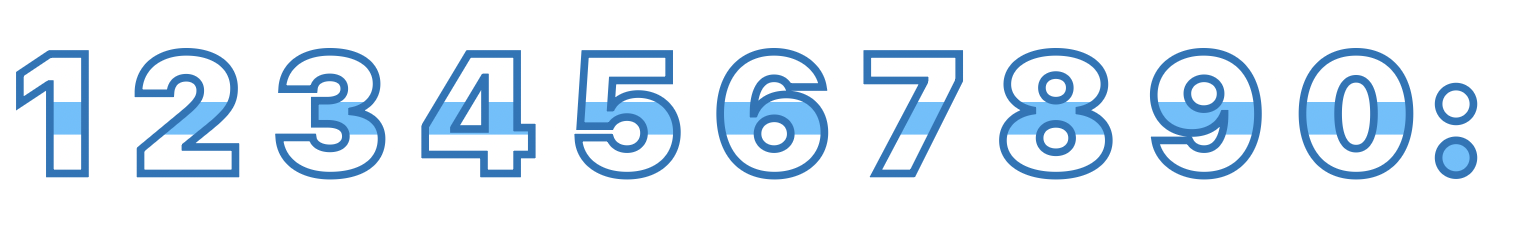
#> input picture images/drafts/digits_2.png, 1518 x 240 px
$ python extract_digits.py ../../images/drafts/digits_2.png
#> lines starting #> are read from the running program, lines starting #| are printed output that depends on the picture; after the words box and inside, x2 and y2 are one past the last pixel; in counts of white or black regions, pixels touching at a corner belong together
#> in main, sheet is the input picture: PIL image 1518x240 RGBA; mean R, G, B, A 224, 235.3, 245.6, 255
#!/usr/bin/env python3
"""
Extracts the time-digit glyphs from images/drafts/digits_2.png (a
1518x240 single-row sheet: 1 2 3 4 5 6 7 8 9 0 :) into digit_0.png ..
digit_9.png and colon.png.

Unlike the original digits.png sheet, this replacement art has NO alpha
channel at all - it's a fully opaque PNG flattened onto a solid white
background (confirmed: every pixel's alpha is 255). Extracting it
therefore needs an extra step the other extract_*.py scripts don't:
reconstructing alpha by classifying each pixel against the sheet's 3
known flat colors (white background, the dark stroke ink, the lighter
flag-stripe ink) via nearest-color distance, rather than reading alpha
directly.

A naive "distance from white" alpha (e.g. 255 - min(R,G,B)) was tried
first and rejected: antialiased edge-blend pixels partway between the
dark ink and white can land on almost the same value as the fully-opaque
*light* ink color (both dilute the red channel by a similar amount), so
that approach either washes the light stripe out to ~70% opacity or
leaves a faint desaturated-blue halo around every glyph. Nearest-color
quantization avoids the ambiguity: every pixel snaps to whichever of the
3 reference colors (measured from the sheet's own dominant color
clusters) it's actually closest to, giving hard but correctly-colored
edges - appropriate here since these glyphs are rendered small and get
downscaled again for the watch face anyway.

Column bands were re-measured for this sheet (non-white content-column
runs, split at the midpoint between adjacent glyphs) since it's a
completely different layout from the original 6x2 grid.

Usage:
    python3 extract_digits.py [--dry-run]
"""

import sys
import os
from PIL import Image
import numpy as np

DRAWABLES_DIR = os.path.normpath(
    os.path.join(os.path.dirname(__file__), "..", "..", "resources", "drawables")
)
SHEET_PATH = os.path.join(os.path.dirname(__file__), "..", "..", "images", "drafts", "digits_2.png")

# Reference colors measured from the sheet's own dominant non-white pixel
# clusters (see the module docstring) - white background, dark stroke ink,
# light flag-stripe ink.
REF_WHITE = (255, 255, 255)
REF_DARK  = (50, 116, 180)
REF_LIGHT = (115, 191, 249)

# (start_x, end_x) column bands, one per glyph, covering the full sheet
# width edge-to-edge (split at the midpoint between each pair of adjacent
# glyphs' measured content bounds) so tight_bbox can't bleed into a
# neighbor.
COLS = [
    (0, 111),      # 1
    (111, 257),    # 2
    (257, 403),    # 3
    (403, 554),    # 4
    (554, 698),    # 5
    (698, 845),    # 6
    (845, 981),    # 7
    (981, 1130),   # 8
    (1130, 1279),  # 9
    (1279, 1423),  # 0
    (1423, 1518),  # :
]
NAMES = ["digit_1", "digit_2", "digit_3", "digit_4", "digit_5",
         "digit_6", "digit_7", "digit_8", "digit_9", "digit_0", "colon"]

PAD = 6
TARGET_H = 100


def quantize_to_alpha(sheet):
    """Classify every pixel as background/dark-ink/light-ink by nearest
    RGB distance, returning a fresh RGBA array with reconstructed alpha
    and exact reference colors (no in-between blends)."""
    a = np.array(sheet.convert("RGB")).astype(int)
    refs = [REF_WHITE, REF_DARK, REF_LIGHT]
    dists = [np.sum((a - np.array(ref)) ** 2, axis=2) for ref in refs]
#> dists = 3 items
    nearest = np.argmin(np.stack(dists, axis=0), axis=0)
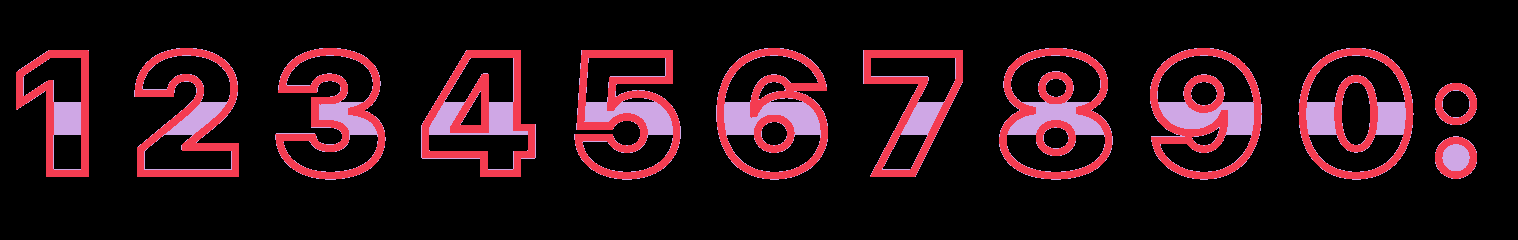
#> nearest: shape (240, 1518) int64; 3 distinct labels, from 0 to 2; one colour per label, 0 black

    out = np.zeros((a.shape[0], a.shape[1], 4), dtype=np.uint8)
    for i, ref in enumerate(refs):
        m = nearest == i
        out[m, 0] = ref[0]
        out[m, 1] = ref[1]
        out[m, 2] = ref[2]
        out[m, 3] = 0 if i == 0 else 255  # background (i=0) stays transparent
#> this loop made 3 passes
#> pass 1, in quantize_to_alpha, `m = nearest == i`:
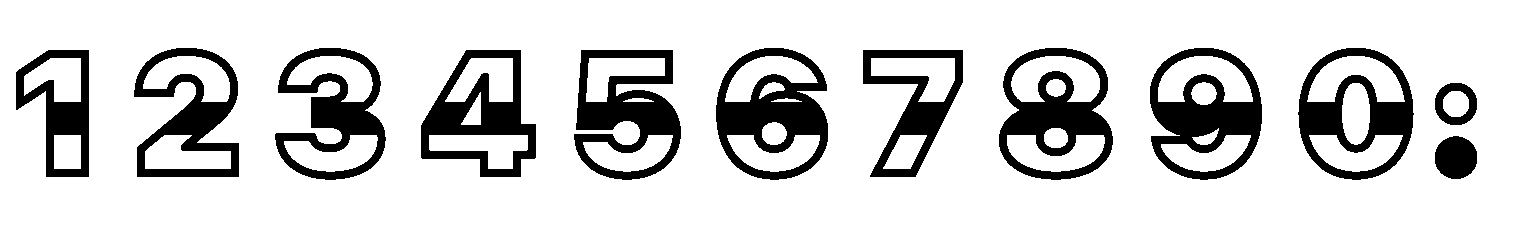
#> m: shape (240, 1518) bool; 83% white; 12 black regions, largest, box (x1, y1, x2, y2) and area: (716, 48, 828, 180) 7118, (1150, 48, 1262, 180) 6910, (574, 50, 681, 180) 6842
    return out


def tight_bbox(alpha_sub):
    rowsum = (alpha_sub > 0).sum(axis=1)
    colsum = (alpha_sub > 0).sum(axis=0)
    rows = np.where(rowsum > 0)[0]
    cols = np.where(colsum > 0)[0]
    if len(rows) == 0 or len(cols) == 0:
        return None
    return cols.min(), rows.min(), cols.max() + 1, rows.max() + 1


def main():
    dry_run = "--dry-run" in sys.argv[1:]
    sheet = Image.open(SHEET_PATH)
    quantized = quantize_to_alpha(sheet)
    full = Image.fromarray(quantized)
    alpha = quantized[:, :, 3]

    for (c0, c1), name in zip(COLS, NAMES):
        sub_alpha = alpha[:, c0:c1]
        bbox = tight_bbox(sub_alpha)
        if bbox is None:
            print(f"{name}: EMPTY BAND ({c0},{c1}) - skipping")
            continue
        lx0, ly0, lx1, ly1 = bbox
        box = (max(0, c0 + lx0 - PAD), max(0, ly0 - PAD),
               min(full.width, c0 + lx1 + PAD), min(full.height, ly1 + PAD))
        crop = full.crop(box)
        scale = TARGET_H / crop.height
        new_w = max(1, round(crop.width * scale))
        resized = crop.resize((new_w, TARGET_H), Image.LANCZOS)

        out_path = os.path.join(DRAWABLES_DIR, f"{name}.png")
        print(f"{name}: sheet-box={box} -> {resized.size} ink-bbox={resized.getbbox()}")
        if not dry_run:
            resized.save(out_path)
#> this loop made 11 passes
#> (lx0, ly0, lx1, ly1, box) on passes 1 to 11: (16, 50, 89, 177, (10, 44, 95, 183)), (23, 48, 128, 177, (128, 42, 245, 183)), (18, 48, 129, 180, (269, 42, 392, 186)), (18, 50, 133, 177, (415, 44, 542, 183)), (20, 50, 127, 180, (568, 44, 687, 186)), (18, 48, 130, 180, (710, 42, 834, 186)), (18, 50, 118, 177, (857, 44, 969, 183)), (18, 48, 132, 180, (993, 42, 1119, 186)), (20, 48, 132, 180, (1144, 42, 1268, 186)), (19, 48, 135, 180, (1292, 42, 1420, 186)), (12, 83, 54, 179, (1429, 77, 1483, 185))
#| digit_1: sheet-box=(10, 44, 95, 183) -> (61, 100) ink-bbox=(2, 2, 59, 98)
#| digit_2: sheet-box=(128, 42, 245, 183) -> (83, 100) ink-bbox=(2, 2, 81, 98)
#| digit_3: sheet-box=(269, 42, 392, 186) -> (85, 100) ink-bbox=(2, 2, 83, 98)
#| digit_4: sheet-box=(415, 44, 542, 183) -> (91, 100) ink-bbox=(2, 2, 89, 98)
#| digit_5: sheet-box=(568, 44, 687, 186) -> (84, 100) ink-bbox=(2, 2, 82, 98)
#| digit_6: sheet-box=(710, 42, 834, 186) -> (86, 100) ink-bbox=(2, 2, 84, 98)
#| digit_7: sheet-box=(857, 44, 969, 183) -> (81, 100) ink-bbox=(2, 2, 79, 98)
#| digit_8: sheet-box=(993, 42, 1119, 186) -> (88, 100) ink-bbox=(2, 2, 86, 98)
#> (further printed lines are left out)
#> pass 1, in main, `sub_alpha = alpha[:, c0:c1]`:
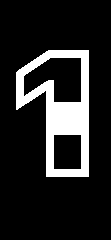
#> sub_alpha: shape (240, 111); 14.7% white; 1 white region, box (x1, y1, x2, y2) and area: (16, 50, 89, 177) 3918
#> pass 1, in main, `crop = full.crop(box)`:
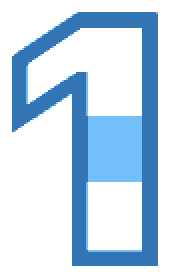
#> crop: PIL image 85x139 RGBA (shown 2 times larger); mean R, G, B, A 192.8, 215.6, 236.3, 84.6; transparent parts drawn white
#> pass 2, in main, `sub_alpha = alpha[:, c0:c1]`:
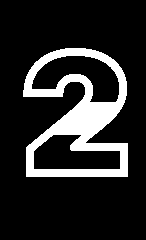
#> sub_alpha: shape (240, 146); 15.7% white; 1 white region, box (x1, y1, x2, y2) and area: (23, 48, 128, 177) 5518
#> after the loop:
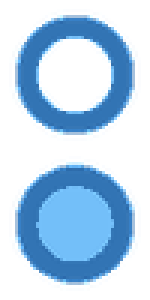
#> resized: PIL image 50x100 RGBA (shown 3 times larger); mean R, G, B, A 37.3, 72.5, 102.4, 101.5; transparent parts drawn white
#> after the loop:
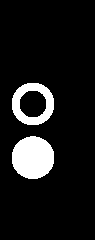
#> sub_alpha: shape (240, 95); 10.2% white; 2 white regions, box (x1, y1, x2, y2) and area: (12, 136, 54, 179) 1439, (12, 83, 54, 125) 878


if __name__ == "__main__":
    main()

$ run again, with images/drafts/day_clouds.png copied over images/drafts/digits_2.png
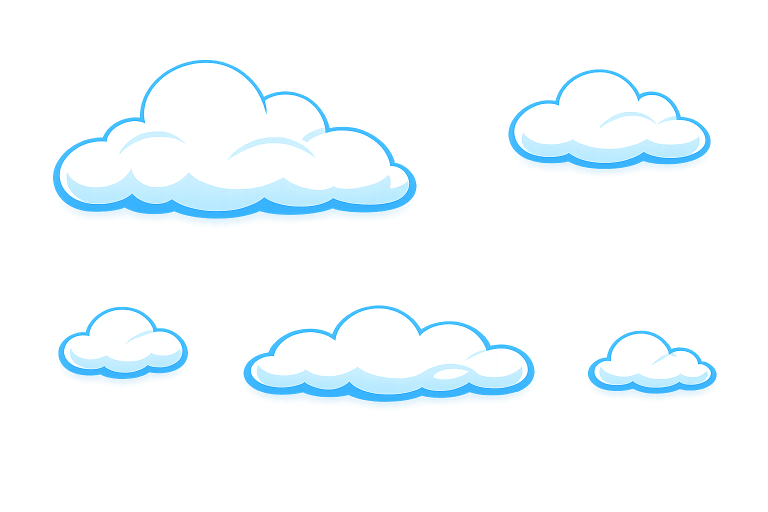
#> input picture images/drafts/day_clouds.png, 1536 x 1024 px (shown at 1/2 size)
#> in main, sheet is the input picture: PIL image 1536x1024 RGBA; mean R, G, B, A 116.9, 155.5, 172.4, 53.7
#> dists = 3 items
#> nearest: shape (1024, 1536) int64; 3 distinct labels, from 0 to 2
#> the loop in quantize_to_alpha, `for i, ref in enumerate(refs):` made 3 passes
#> pass 1, in quantize_to_alpha, `m = nearest == i`:
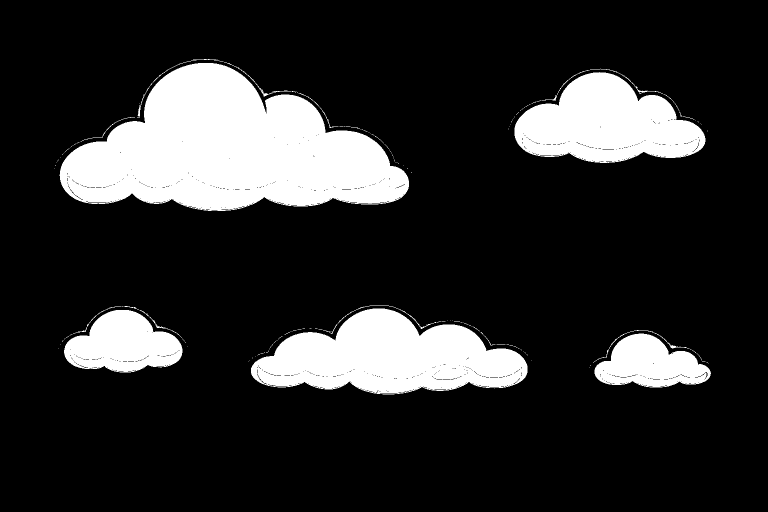
#> m: shape (1024, 1536) bool (shown at 1/2 size); 17.3% white; 162 white regions (140 under 20 px), largest, box (x1, y1, x2, y2) and area: (119, 126, 818, 422) 127934, (502, 617, 1055, 789) 60199, (1029, 144, 1411, 326) 44950
#> the loop in main, `for (c0, c1), name in zip(COLS, NAMES):` made 11 passes
#> (bbox, lx1, box) on passes 1 to 8: ((0, 0, 111, 1024), 111, (0, 0, 117, 1024)), ((0, 0, 146, 1024), 146, (105, 0, 263, 1024)), ((0, 0, 146, 1024), 146, (251, 0, 409, 1024)), ((0, 0, 151, 1024), 151, (397, 0, 560, 1024)), ((0, 0, 144, 1024), 144, (548, 0, 704, 1024)), ((0, 0, 147, 1024), 147, (692, 0, 851, 1024)), ((0, 0, 136, 1024), 136, (839, 0, 987, 1024)), ((0, 0, 149, 1024), 149, (975, 0, 1136, 1024))
#> (printed output is left out)
#> pass 2, in main, `crop = full.crop(box)`:
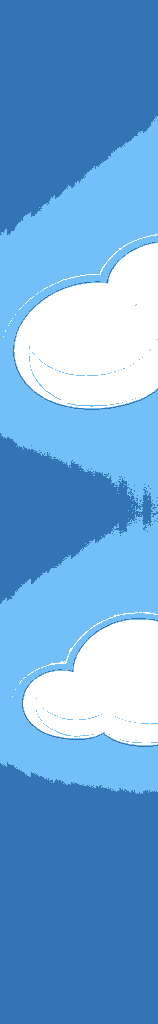
#> crop: PIL image 158x1024 RGBA; mean R, G, B, A 107.8, 165.2, 215.8, 209.2; transparent parts drawn white
